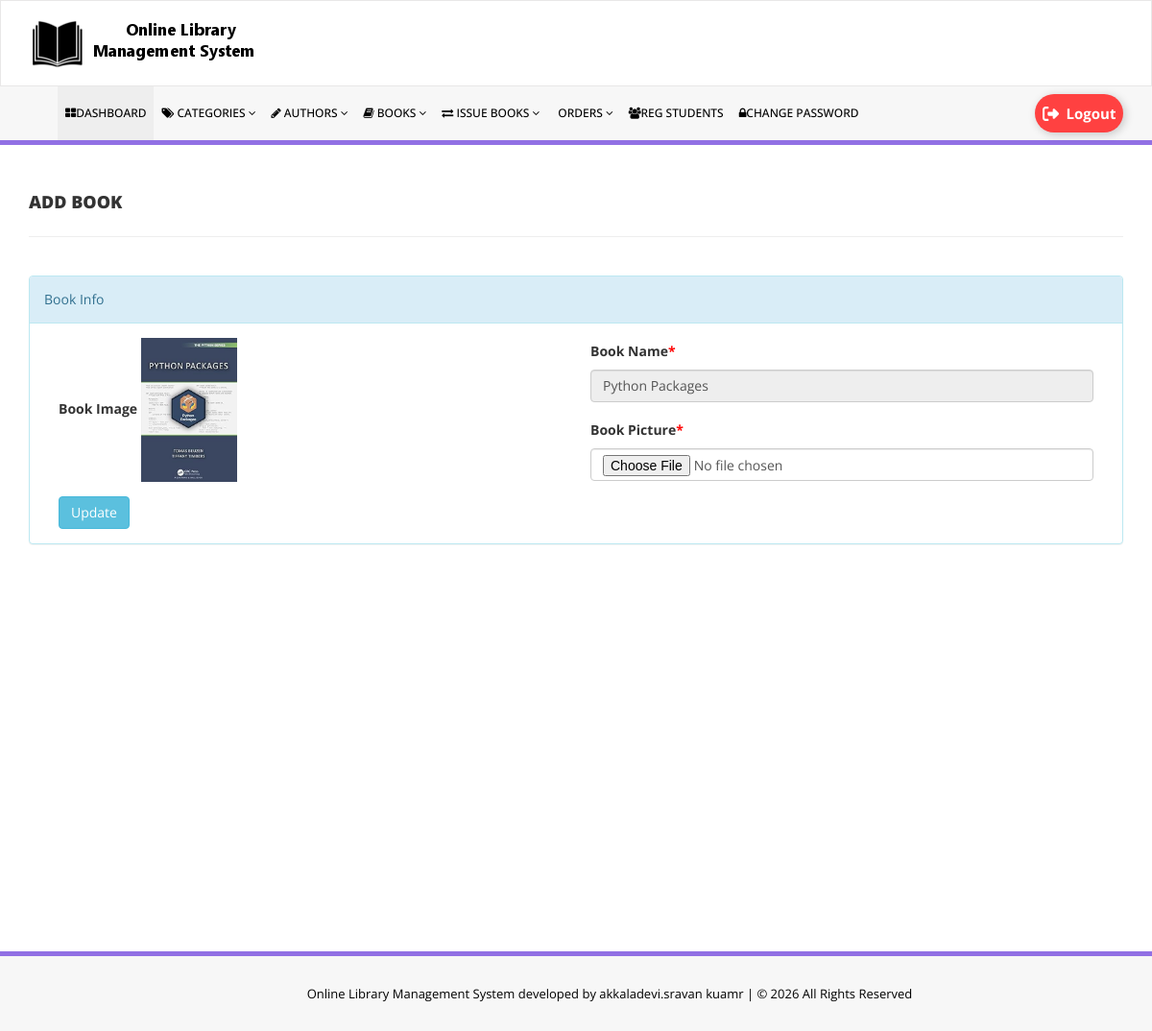
Page /admin/chnage-bookimg.php?bookid=12 (signed in) on the committed database.
### tables this page shows
CREATE TABLE `tblbooks` (
  `id` int NOT NULL AUTO_INCREMENT,
  `BookName` varchar(255) DEFAULT NULL,
  `CatId` int DEFAULT NULL,
  `AuthorId` int DEFAULT NULL,
  `ISBNNumber` varchar(25) DEFAULT NULL,
  `BookPrice` decimal(10,2) DEFAULT NULL,
  `bookImage` varchar(250) NOT NULL,
  `isIssued` int DEFAULT NULL,
  `RegDate` timestamp NULL DEFAULT CURRENT_TIMESTAMP,
  `UpdationDate` timestamp NULL DEFAULT NULL ON UPDATE CURRENT_TIMESTAMP,
  `bookQty` int DEFAULT NULL,
  `PreviewLink` varchar(500) DEFAULT NULL,
  PRIMARY KEY (`id`)
);

### admin/chnage-bookimg.php (the view, shortened to what this page needs)
<?php
include('includes/config.php');
if(strlen($_SESSION['alogin'])==0)
    {
header('location:index.php');
}
else{
?>
<!DOCTYPE html>
<html xmlns="http://www.w3.org/1999/xhtml">
<head>
    <link href="assets/css/bootstrap.css" rel="stylesheet" />
    <link href="assets/css/font-awesome.css" rel="stylesheet" />
    <link href="assets/css/style.css" rel="stylesheet" />
</head>
<body>
<?php include('includes/header.php');?>
    <div class="content-wrapper">
         <div class="container">
        <div class="row pad-botm">
            <div class="col-md-12">
                <h4 class="header-line">Add Book</h4>
                            </div>
</div>
<div class="row">
<div class="col-md12 col-sm-12 col-xs-12">
<div class="panel panel-info">
<div class="panel-heading">
Book Info
</div>
<div class="panel-body">
<form role="form" method="post" enctype="multipart/form-data">
<?php
$bookid=intval($_GET['bookid']);
$sql = "SELECT tblbooks.BookName,tblbooks.id as bookid,tblbooks.bookImage from  tblbooks  where tblbooks.id=:bookid";
$query = $dbh -> prepare($sql);
$query->bindParam(':bookid',$bookid,PDO::PARAM_STR);
$query->execute();
$results=$query->fetchAll(PDO::FETCH_OBJ);
if($query->rowCount() > 0)
{
foreach($results as $result)
{               ?>
<div class="col-md-6">
<div class="form-group">
<label>Book Image</label>
<img src="bookimg/<?php echo htmlentities($result->bookImage);?>" width="100">
</div></div>
<div class="col-md-6">
<div class="form-group">
<label>Book Name<span style="color:red;">*</span></label>
<input class="form-control" type="text" name="bookname" value="<?php echo htmlentities($result->BookName);?>" readonly />
</div></div>
<div class="col-md-6">
 <div class="form-group">
 <label>Book Picture<span style="color:red;">*</span></label>
 <input class="form-control" type="file" name="bookpic" autocomplete="off"   required="required" />
 </div>
    </div>
 <?php }} ?><div class="col-md-12">
<button type="submit" name="update" class="btn btn-info">Update </button></div>
                                    </form>
                            </div>
                        </div>
                            </div>
        </div>
    </div>
    </div>
  <?php include('includes/footer.php');?>
</body>
</html>
<?php } ?>

### admin/assets/css/style.css (style rules this page uses)
.content-wrapper { margin-top: 40px; min-height:800px; padding-bottom:90px; }
.header-line { font-weight:900; padding-bottom:25px; border-bottom:1px solid #eeeeee; text-transform:uppercase; }
.pad-botm { padding-bottom:30px; }

### rows in the picture
tblbooks: bookImage (picture), bookname "Python Packages"
